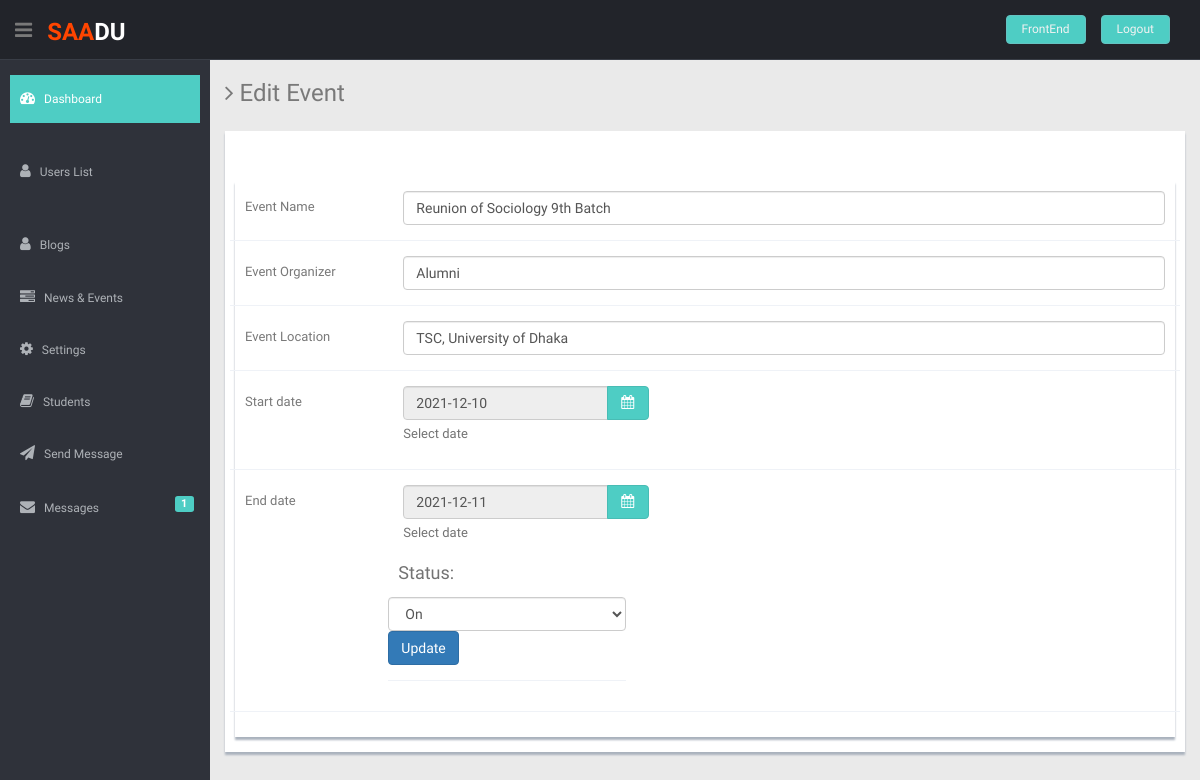
Screenshot of /admin/edit_events.php?event_id=8 (signed in) with the database file from the repository.
### tables this page shows
CREATE TABLE IF NOT EXISTS `events` (
  `event_id` int(11) NOT NULL AUTO_INCREMENT,
  `event_name` varchar(255) NOT NULL,
  `event_start_date` date NOT NULL,
  `event_end_date` date NOT NULL,
  `event_organizer` varchar(255) NOT NULL,
  `event_location` varchar(128) NOT NULL,
  `status` varchar(4) NOT NULL,
  PRIMARY KEY (`event_id`)
);

### admin/edit_events.php (the view, shortened to what this page needs)
<?php
include("header.php");
if(isset($_GET['event_id']))
{
	$event_id = $_GET['event_id'];
	$sql = "SELECT * FROM events WHERE event_id='$event_id'";
	$result = $conn->query($sql);
	if($row = mysqli_fetch_array($result))
	{
    $event_name 	      	= $row['event_name'];
    $event_organizer 	  	= $row['event_organizer'];
    $event_location 	  	= $row['event_location'];
    $event_start_date	  	= $row['event_start_date'];
    $event_end_date 	    = $row['event_end_date'];
    $status 	            = $row['status'];
	}
}
?>
    <section id="main-content">
      <section class="wrapper">
        <h3><i class="fa fa-angle-right"></i> Edit Event</h3>
        <div class="row mt">
          <div class="col-lg-12">
            <div class="content-panel">
              <section id="unseen">
              <div class="row mt">
                <div class="col-lg-12">
                  <div class="form-panel">
                    <form class="form-horizontal style-form" action="edit_events.php" method="post">
                      <div class="form-group">
                        <label class="col-sm-2 col-sm-2 control-label">Event Name</label>
                        <div class="col-sm-10">
                          <input type="text" class="form-control"  name="event_name" value="<?php echo($event_name) ?>" placeholder="Write the event name" required>
                        </div>
                      </div>
                      <div class="form-group">
                        <label class="col-sm-2 col-sm-2 control-label">Event Organizer</label>
                        <div class="col-sm-10">
                          <input type="text" class="form-control" name="event_organizer" value="<?php echo($event_organizer) ?>" placeholder="Write the event organizer" required>
                        </div>
                      </div>
                      <div class="form-group">
                        <label class="col-sm-2 col-sm-2 control-label">Event Location</label>
                        <div class="col-sm-10">
                          <input type="text" class="form-control" name="event_location" value="<?php echo($event_location) ?>" placeholder="Write the event location" required>
                        </div>
                      </div>
                      <div class="form-group">
                        <label class="col-sm-2 col-sm-2 control-label">Start date</label>
                        <div class="col-md-3 col-xs-11">
                          <div data-date-viewmode="years" data-date-format="yyyy-mm-dd" data-date="2020-01-01" class="input-append date dpYears">
                            <input type="text" readonly="" name="event_start_date" value="<?php echo($event_start_date) ?>" size="16" class="form-control">
                            <span class="input-group-btn add-on">
                              <button class="btn btn-theme" type="button"><i class="fa fa-calendar"></i></button>
                              </span>
                          </div>
                          <span class="help-block">Select date</span>
                        </div>
                      </div>
                      <div class="form-group">
                        <label class="col-sm-2 col-sm-2 control-label">End date</label>
                        <div class="col-md-3 col-xs-11">
                          <div data-date-viewmode="years" data-date-format="yyyy-mm-dd" data-date="2020-01-01" class="input-append date dpYears">
                            <input  type="text" readonly="" name="event_end_date" value="<?php echo($event_end_date) ?>" size="16" class="form-control">
                            <span class="input-group-btn add-on">
                              <button class="btn btn-theme" type="button"><i class="fa fa-calendar"></i></button>
                              </span>
                          </div>
                          <span class="help-block">Select date</span>
                          <span class="help-block">
                          <div class=" margintop10 form-group" >
                            <div>
                              <label > <h4 >Status:</h4></label>
                                <select type="text" class="form-control" name="status" placeholder="Status" required>
                                <option selected><?php echo($status) ?></option>
                                </select>
                            </div></span>
                          <input class="btn btn-primary" type="submit" name="update" value="Update" />
                        </div>
                      </div>
                    </form>
                  </div>
                </div>
              </div>
          </div>
        </div>
              </section>
      </section>
    </section>
<?php
  include('footer.php');
?>

### admin/css/style.css (style rules this page uses)
body { color: #797979; background: #eaeaea; font-family: 'Ruda', sans-serif; padding: 0px !important; margin: 0px !important; font-size:13px; }
.btn-theme { color: #fff; background-color: #4ECDC4; border-color: #48bcb4; }
.mt { margin-top: 25px; }
#main-content { margin-left: 210px; }
.wrapper { display: inline-block; margin-top: 60px; padding-left: 15px; padding-right: 15px; padding-bottom: 15px; padding-top: 0px; width: 100%; }
.content-panel { background: #ffffff; box-shadow: 0px 3px 2px #aab2bd; padding-top: 15px; padding-bottom: 5px; }
.content-panel h4 { margin-left: 10px; }
.form-panel { background: #ffffff; margin: 10px; padding: 10px; box-shadow: 0px 3px 2px #aab2bd; text-align: left; }
label { font-weight: 400; }
.form-horizontal.style-form .form-group { border-bottom: 1px solid #eff2f7; padding-bottom: 15px; margin-bottom: 15px; }
@media (min-width: 768px) { .form-horizontal .control-label { text-align: left; } }
.add-on { float: right; margin-top: -37px; padding: 3px; text-align: center; }
.add-on .btn { height: 34px; }

### rows the page displays
events: event_name "Reunion of Sociology 9th Batch", event_organizer "Alumni", event_location "TSC, University of Dhaka", event_start_date "2021-12-10", event_end_date "2021-12-11", status "On"
